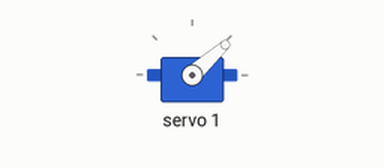
A sketch run on a simulated Arduino Uno, built with avr-gcc and run on an emulated ATmega328P. Parts: servo.

Above: at 2.6 s.
At 3.6 s:
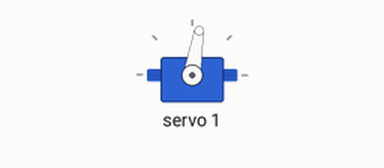
Timing chart, 0 to 5.1 s (numbered marks = the images above):
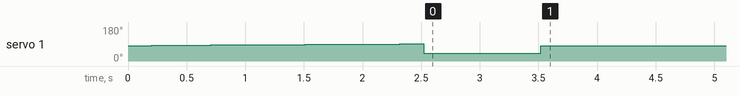

The sketch:

2-2_BreakReverse.ino
```cpp
// (licence header left out)
#include <Wire.h>
#include <Adafruit_PWMServoDriver.h>

#define PWM_CHANNEL_ESC 1
#define PWM_NEUTRAL 340
#define PWM_MAX 460
#define PWM_BREAK 240
#define ACCELERATION_TIME_MS 2500

Adafruit_PWMServoDriver pwm = Adafruit_PWMServoDriver();

void setup() {
  // Init servo driver
  int pwmLength = PWM_NEUTRAL;
  pwm.begin();
  pwm.setPWMFreq(60);
  pwm.setPWM(PWM_CHANNEL_ESC, 0, pwmLength);

  // Accelerate
  unsigned long startMillis = millis();
  while (millis() - startMillis < ACCELERATION_TIME_MS) {
    if (pwmLength < PWM_MAX)
      pwm.setPWM(PWM_CHANNEL_ESC, 0, ++pwmLength);
    delay(100);
  }

  // Break
  pwmLength = PWM_BREAK;
  pwm.setPWM(PWM_CHANNEL_ESC, 0, pwmLength);
  delay(1000);

  // Neutral
  pwmLength = PWM_NEUTRAL;
  pwm.setPWM(PWM_CHANNEL_ESC, 0, pwmLength);
}

void loop() {
}
```

Measured:
- by itself, servo 1: 82° → 83° at 0.20 s, → 84° 0.30 s later, → 85° 0.20 s later, → 86° 0.30 s later, … (11 changes in this stretch)
